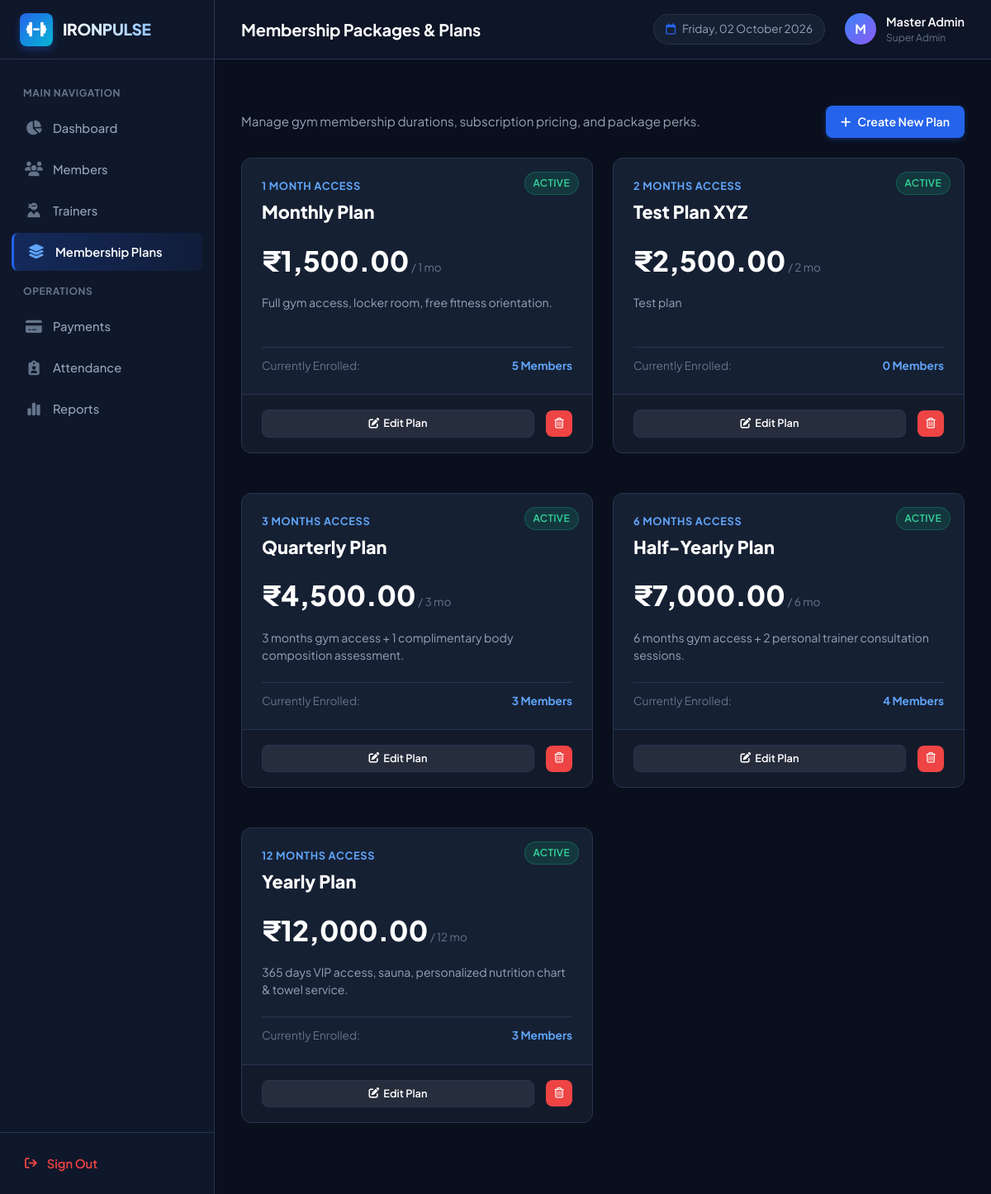
The app's page /plans (signed in) with its own data.
### tables this page shows
CREATE TABLE membership_plans (
        id INTEGER PRIMARY KEY AUTOINCREMENT,
        plan_name TEXT UNIQUE NOT NULL,
        duration_months INTEGER NOT NULL,
        price REAL NOT NULL,
        description TEXT,
        status TEXT DEFAULT 'Active',
        created_at TIMESTAMP DEFAULT CURRENT_TIMESTAMP
    );

### app.py (the view)
@app.route('/plans')
@login_required
def plans():
    sql = """
        SELECT p.*, COUNT(m.id) AS enrolled_members
        FROM membership_plans p
        LEFT JOIN members m ON p.id = m.plan_id
        GROUP BY p.id
        ORDER BY p.price ASC
    """
    plans_list = query_db(sql)
    return render_template('plans/plans.html', plans=plans_list)

### app.py (called while the page is built)
@app.template_filter('currency')
def currency_filter(amount):
    return format_currency(amount)

@app.context_processor
def inject_globals():
    return {
        'current_date': date.today().strftime('%A, %d %B %Y'),
        'today_ymd': date.today().strftime('%Y-%m-%d'),
        'current_admin': session.get('admin_name', 'Administrator'),
        'current_admin_user': session.get('admin_username', 'admin')
    }

### utils/database.py (called while the page is built, shortened)
def is_mysql_available():
    global _mysql_checked, _mysql_available
    if _mysql_checked:
        return _mysql_available

def get_db_connection():
    global DB_MODE
    DB_MODE = 'sqlite_fallback'
    os.makedirs(os.path.dirname(SQLITE_PATH), exist_ok=True)
    conn = sqlite3.connect(SQLITE_PATH, timeout=10)
    conn.row_factory = sqlite3.Row
    return conn

def query_db(query, args=(), one=False):
    conn = get_db_connection()
    try:
        if DB_MODE == 'mysql':
            cursor = conn.cursor(dictionary=True)
            cursor.execute(query, args)
            result = cursor.fetchall()
            cursor.close()
            return (result[0] if result else None) if one else result
        else:
            adapted_query = adapt_query_for_sqlite(query)
            cursor = conn.cursor()
            cursor.execute(adapted_query, args)
            rows = cursor.fetchall()
            result = [dict(row) for row in rows]
            cursor.close()
            return (result[0] if result else None) if one else result
    finally:
        conn.close()

### utils/helpers.py (called while the page is built)
def login_required(f):
    @wraps(f)
    def decorated_function(*args, **kwargs):
        if 'admin_logged_in' not in session or not session.get('admin_logged_in'):
            flash('Please log in first to access the dashboard.', 'warning')
            return redirect(url_for('login'))
        return f(*args, **kwargs)
    return decorated_function

def format_currency(amount):
    try:
        val = float(amount)
        return f"₹{val:,.2f}"
    except (ValueError, TypeError):
        return f"₹{amount}"

### templates/plans/plans.html (shortened to what this page needs)
{% extends 'base.html' %}
{% block page_title %}Membership Packages & Plans{% endblock %}
{% block content %}
<div style="display: flex; justify-content: space-between; align-items: center; margin-bottom: 24px; flex-wrap: wrap; gap: 16px;">
    <p style="color: var(--text-muted); font-size: 0.95rem; margin: 0;">
        Manage gym membership durations, subscription pricing, and package perks.
    </p>
    <a href="{{ url_for('add_plan') }}" class="btn btn-primary">
        <i class="fa-solid fa-plus"></i> Create New Plan
    </a>
</div>
<div style="display: grid; grid-template-columns: repeat(auto-fit, minmax(280px, 1fr)); gap: 24px; margin-bottom: 30px;">
    {% for p in plans %}
        <div class="card" style="display: flex; flex-direction: column; justify-content: space-between; position: relative;">
            <div style="position: absolute; top: 16px; right: 16px;">
                <span class="badge badge-{{ p.status | lower }}">{{ p.status }}</span>
            </div>
            <div class="card-body">
                <div style="font-size: 0.8rem; text-transform: uppercase; font-weight: 700; color: #60a5fa; letter-spacing: 0.05em; margin-bottom: 6px;">
                    {{ p.duration_months }} Month{% if p.duration_months > 1 %}s{% endif %} Access
                </div>
                <h3 style="font-size: 1.35rem; font-weight: 800; color: #fff; margin-bottom: 8px;">
                    {{ p.plan_name }}
                </h3>
                <div style="margin: 16px 0;">
                    <span style="font-size: 2.1rem; font-weight: 800; color: #fff;">{{ p.price | currency }}</span>
                    <span style="color: var(--text-dim); font-size: 0.85rem;">/ {{ p.duration_months }} mo</span>
                </div>
                <p style="color: var(--text-muted); font-size: 0.88rem; min-height: 48px; margin-bottom: 16px;">
                    {{ p.description or 'All standard gym equipment access, locker rooms, and water cooler.' }}
                </p>
                <div style="border-top: 1px solid var(--border-color); padding-top: 12px; display: flex; justify-content: space-between; align-items: center; font-size: 0.85rem;">
                    <span style="color: var(--text-dim);">Currently Enrolled:</span>
                    <span style="font-weight: 700; color: #60a5fa;">{{ p.enrolled_members }} Members</span>
                </div>
            </div>
            <div class="card-header" style="border-top: 1px solid var(--border-color); border-bottom: none; background: rgba(0,0,0,0.15);">
                <div class="action-btns" style="width: 100%; justify-content: space-between;">
                    <a href="{{ url_for('edit_plan', id=p.id) }}" class="btn btn-secondary btn-sm" style="flex: 1;">
                        <i class="fa-solid fa-pen-to-square"></i> Edit Plan
                    </a>
                    <form action="{{ url_for('delete_plan', id=p.id) }}" method="POST" class="delete-form" data-item="Plan '{{ p.plan_name }}'" style="margin-left: 8px;">
                        <button type="submit" class="btn btn-danger btn-sm btn-icon" title="Delete Plan">
                            <i class="fa-regular fa-trash-can"></i>
                        </button>
                    </form>
                </div>
            </div>
        </div>
    {% else %}
        <div class="card" style="grid-column: 1 / -1; text-align: center; padding: 40px;">
            <p style="color: var(--text-dim);">No membership plans found. Click above to create one.</p>
        </div>
    {% endfor %}
</div>
{% endblock %}

### static/css/style.css (style rules this page uses)
:root { --bg-main: #0a0f1d; --bg-sidebar: #0f172a; --bg-card: #162033; --bg-card-hover: #1e293b; --bg-input: #0b1329; --border-color: #27354f; --border-light: rgba(255, 255, 255, 0.08); --primary: #2563eb; --primary-hover: #1d4ed8; --primary-glow: rgba(37, 99, 235, 0.35); --accent-cyan: #06b6d4; --success: #10b981; --success-bg: rgba(16, 185, 129, 0.15); --danger: #ef4444; --danger-bg: rgba(239, 68, 68, 0.15); --warning: #f59e0b; --warning-bg: rgba(245, 158, 11, 0.15); --info: #3b82f6; --info-bg: rgba(59, 130, 246, 0.15); --text-main: #f8fafc; --text-muted: #94a3b8; --text-dim: #64748b; --sidebar-width: 260px; --topbar-height: 72px; --radius-sm: 8px; --radius-md: 12px; --radius-lg: 16px; --radius-pill: 9999px; --shadow-sm: 0 2px 4px rgba(0, 0, 0, 0.2); --shadow-md: 0 4px 12px rgba(0, 0, 0, 0.3); --shadow-lg: 0 10px 25px rgba(0, 0, 0, 0.4); --transition: all 0.2s ease-in-out; }
* { margin: 0; padding: 0; box-sizing: border-box; }
body { font-family: 'Plus Jakarta Sans', -apple-system, BlinkMacSystemFont, 'Segoe UI', Roboto, sans-serif; background-color: var(--bg-main); color: var(--text-main); line-height: 1.5; overflow-x: hidden; -webkit-font-smoothing: antialiased; }
a { color: inherit; text-decoration: none; }
.card { background-color: var(--bg-card); border: 1px solid var(--border-color); border-radius: var(--radius-md); overflow: hidden; margin-bottom: 24px; }
.card-header { padding: 18px 24px; border-bottom: 1px solid var(--border-color); display: flex; align-items: center; justify-content: space-between; gap: 16px; flex-wrap: wrap; }
.card-body { padding: 24px; }
.badge { display: inline-flex; align-items: center; gap: 6px; padding: 4px 10px; border-radius: var(--radius-pill); font-size: 0.75rem; font-weight: 600; text-transform: uppercase; letter-spacing: 0.03em; }
.badge-active, .badge-paid, .badge-present { background-color: var(--success-bg); color: #34d399; border: 1px solid rgba(16, 185, 129, 0.3); }
.btn { display: inline-flex; align-items: center; justify-content: center; gap: 8px; padding: 9px 18px; font-size: 0.88rem; font-weight: 600; border-radius: var(--radius-sm); border: none; cursor: pointer; transition: var(--transition); text-decoration: none; font-family: inherit; }
.btn-primary { background-color: var(--primary); color: #fff; box-shadow: 0 2px 6px var(--primary-glow); }
.btn-secondary { background-color: rgba(255, 255, 255, 0.08); color: #fff; border: 1px solid var(--border-color); }
.btn-danger { background-color: var(--danger); color: #fff; }
.btn-sm { padding: 6px 12px; font-size: 0.8rem; gap: 5px; }
.btn-icon { width: 32px; height: 32px; padding: 0; border-radius: var(--radius-sm); display: inline-flex; align-items: center; justify-content: center; }
.action-btns { display: flex; align-items: center; gap: 6px; }

### records on screen
membership_plans: status "ACTIVE", duration_months "1", plan_name "Monthly Plan", price "₹1,500.00", description "Full gym access, locker room, free fitness orientation.", enrolled_members "5"
membership_plans: status "ACTIVE", duration_months "2", shows "S", plan_name "Test Plan XYZ", price "₹2,500.00", description "Test plan", enrolled_members "0"
membership_plans: status "ACTIVE", duration_months "3", shows "S", plan_name "Quarterly Plan", price "₹4,500.00", description "3 months gym access + 1 complimentary body composition assessment.", enrolled_members "3"
membership_plans: status "ACTIVE", duration_months "6", shows "S", plan_name "Half-Yearly Plan", price "₹7,000.00", description "6 months gym access + 2 personal trainer consultation sessions.", enrolled_members "4"
membership_plans: status "ACTIVE", duration_months "12", shows "S", plan_name "Yearly Plan", price "₹12,000.00", description "365 days VIP access, sauna, personalized nutrition chart & towel service.", enrolled_members "3"

### other values on screen
{{ current_admin[0] | upper if current_admin else 'A' }} "M"
{{ current_admin }} "Master Admin"
